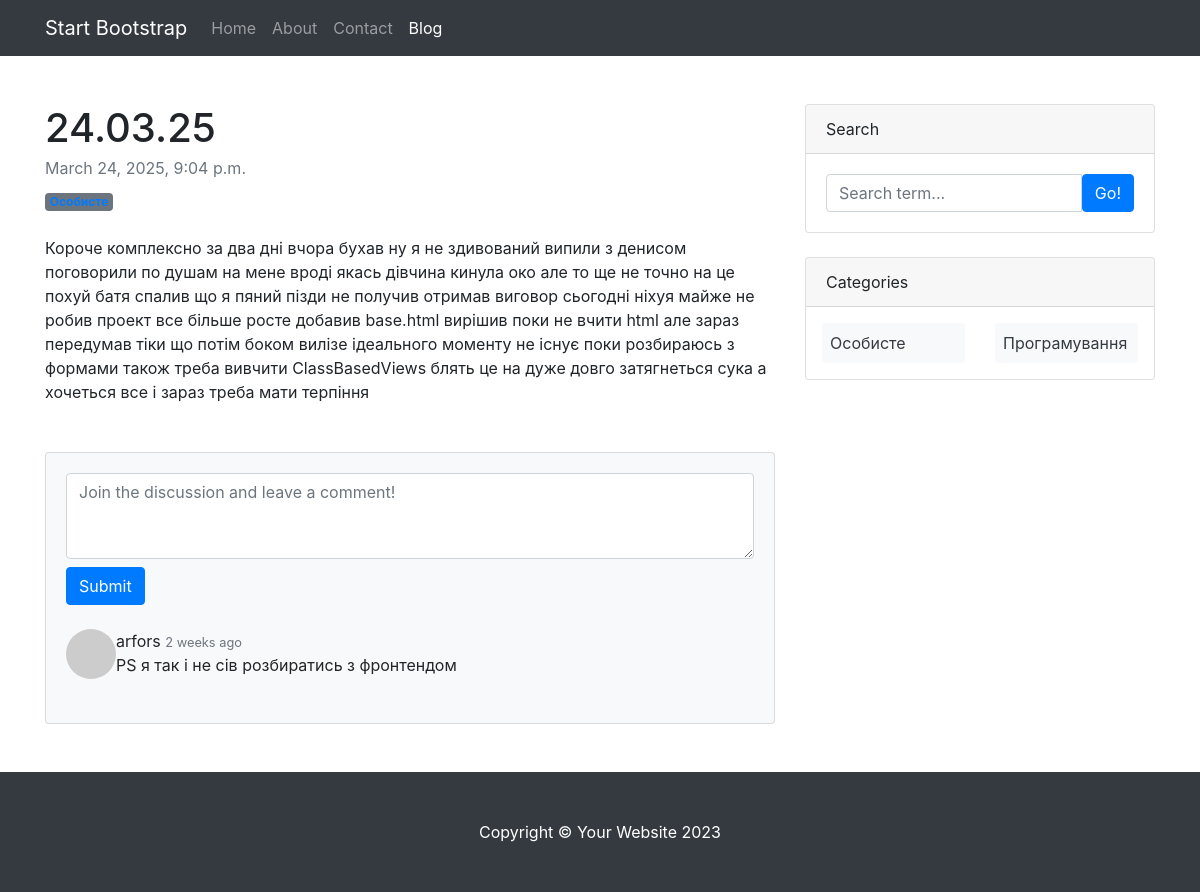
/post/240325, run on the app's committed database.
### posts/models.py (models this page shows, shortened)
class Post(models.Model):
    title = models.CharField(max_length=100)
    content = models.TextField()
    author = models.ForeignKey(User, on_delete=models.CASCADE)
    category = models.ForeignKey("Category", related_name="posts", on_delete=models.CASCADE)
    created_at = models.DateTimeField(auto_now_add=True)
    last_updated_at = models.DateTimeField(auto_now=True)
    slug = AutoSlugField(populate_from="title", unique=True, always_update=True)

class Comment(models.Model):
    post = models.ForeignKey(Post, on_delete=models.CASCADE)
    author = models.ForeignKey(User, on_delete=models.CASCADE)
    content = models.TextField()
    created_at = models.DateTimeField(auto_now_add=True)

class Category(models.Model):
    name = models.CharField(max_length=30)
    slug = AutoSlugField(populate_from='name', unique=True, always_update=True)
    def __str__(self):
        return self.name

### posts/views.py (the view)
# urls.py: path('post/<slug:slug>', views.PostDetailView.as_view(), name='post_detail'),
class PostDetailView(CommonDataMixin, DetailView):
    model = Post
    slug_field = "slug"
    context_object_name = 'post'
    template_name = "posts/post.html"
    def get_context_data(self, **kwargs):
        context = super().get_context_data(**kwargs)
        context["comments"] = Comment.objects.filter(post=self.get_object())
        return context
    def post(self, request, *args, **kwargs):
        self.object = self.get_object()
        comment_text = request.POST.get('text')
        if comment_text:
            Comment.objects.create(
                content=comment_text,
                post=self.object,
                author=request.user
            )
        return redirect('post_detail', slug=self.object.slug)

### posts/views.py (called while the page is built)
    def get_context_data(self, **kwargs):
        context = super().get_context_data(**kwargs)
        context["categories"] = Category.objects.all()
        return context

### posts/templates/posts/post.html (shortened to what this page needs)
{% extends "base.html" %}
{% load static %}
{% block content %}
    <div class="col-lg-8">
        <article>
            <header class="mb-4">
                <h1 class="fw-bolder mb-1">{{ post.title }}</h1>
                <div class="text-muted fst-italic mb-2">{{ post.created_at }}</div>
                <a class="badge bg-secondary text-decoration-none link-light" href="{% url "category_posts" post.category.slug %}">{{ post.category }}</a>
            </header>
            <section class="mb-5">
                <p class="fs-5 mb-4">{{ post.content }}</p>
            </section>
        </article>
        <section class="mb-5">
            <div class="card bg-light">
                <div class="card-body">
                    <form class="mb-4" method="POST">
                        <textarea class="form-control" rows="3" placeholder="Join the discussion and leave a comment!"
                                  name="text"></textarea>
                        <button action="submit" class="btn btn-primary mt-2">Submit</button>
                    </form>
                    {% for comment in comments %}
                        <div class="d-flex mb-4">
                            <div class="flex-shrink-0">
                                <img class="rounded-circle"
                                     src="{{ comment.author.profile.image.url|default:'https://dummyimage.com/50x50/ced4da/6c757d.jpg' }}"
                                     alt="{{ comment.author.username }}"
                                     width="50" height="50">
                            </div>
                            <div class="ms-3">
                                <div class="fw-bold">
                                    {{ comment.author.username }}
                                    <small class="text-muted">{{ comment.created_at|timesince }} ago</small>
                                </div>
                                <p class="mb-0">{{ comment.content }}</p>
                            </div>
                        </div>
                    {% empty %}
                        <p class="text-muted">No comments yet. Be the first to comment!</p>
                    {% endfor %}
                </div>
            </div>
        </section>
    </div>
{% endblock content %}

### posts/templates/base.html (shortened to what this page needs)
{% load static %}
<!DOCTYPE html>
<html lang="en">
<head>
    <link href="{% static 'bootstrap/css/bootstrap.min.css' %}" rel="stylesheet"/>
</head>
<body>
<nav class="navbar navbar-expand-lg navbar-dark bg-dark">
    <div class="container">
        <a class="navbar-brand" href="#!">Start Bootstrap</a>
        <div class="collapse navbar-collapse" id="navbarSupportedContent">
            <ul class="navbar-nav ms-auto mb-2 mb-lg-0">
                <li class="nav-item"><a class="nav-link" href="{% url "index" %}">Home</a></li>
                <li class="nav-item"><a class="nav-link" href="#!">About</a></li>
                <li class="nav-item"><a class="nav-link" href="#!">Contact</a></li>
                <li class="nav-item"><a class="nav-link active" aria-current="page" href="#">Blog</a></li>
            </ul>
        </div>
    </div>
</nav>
<div class="container mt-5">
    <div class="row">
        {% block content %}
        {% endblock content %}
        <div class="col-lg-4">
            <div class="card mb-4">
                <div class="card-header">Search</div>
                <div class="card-body">
                    <div class="input-group">
                        <input class="form-control" type="text" placeholder="Search term..."/>
                        <button class="btn btn-primary" type="button">Go!</button>
                    </div>
                </div>
            </div>
            <div class="card mb-4">
                <div class="card-header">Categories</div>
                <div class="card-body p-3">
                    {% if categories %}
                        <div class="row row-cols-1 row-cols-md-2 g-3">
                            {% for category in categories %}
                                <div class="col">
                                    <div class="d-flex justify-content-between align-items-center p-2 bg-light rounded">
                                        <a href="{% url "category_posts" category.slug %}"
                                           class="text-decoration-none text-dark fw-medium">
                                            {{ category.name }}
                                        </a>
                                    </div>
                                </div>
                            {% endfor %}
                        </div>
                    {% else %}
                        <div class="text-muted">No categories yet</div>
                    {% endif %}
                </div>
            </div>
        </div>
    </div>
</div>
<footer class="py-5 bg-dark">
    <div class="container"><p class="m-0 text-center text-white">Copyright &copy; Your Website 2023</p></div>
</footer>
</body>
</html>

### data on the page
Post: title "24.03.25", created_at "March 24, 2025, 9:04 p.m.", content "Короче комплексно за два дні вчора бухав ну я не здивований випили з денисом поговорили по душам на мене вроді якась дівчина кинула око але то ще не точно на це похуй батя спалив що я пяний пізди не получив отримав виговор сьогодні ніхуя майже не робив проект все більше росте добавив base.html вирішив поки не вчити html але зараз передумав тіки що потім боком вилізе ідеального моменту не існує поки розбираюсь з формами також треба вивчити ClassBasedViews блять це на дуже довго затягнеться сука а хочеться все і зараз треба мати терпіння"
Comment: author.username "arfors", created_at "2 weeks", content "PS я так і не сів розбиратись з фронтендом"
Category: name "Особисте"
Category: name "Програмування"
